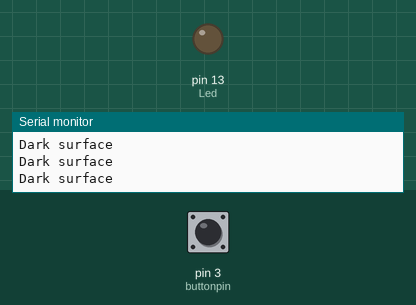
A sketch run on a simulated Arduino Uno, built with avr-gcc and run on an emulated ATmega328P. On the bench: output pins drawn as LEDs (lit = HIGH), the last lines printed to the serial monitor. Inputs (shaded band) come from the test bench; at power-on: pin 3 (buttonpin) LOW.

Above: at 1.2 s.
1.3 s: pin 3 (buttonpin) pulled HIGH for 0.15 s
At 1.4 s:
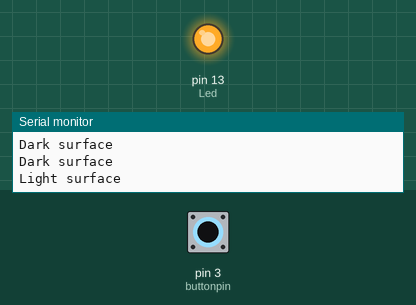
3.0 s: pin 3 (buttonpin) pulled HIGH for 3.2 s
At 7.3 s:
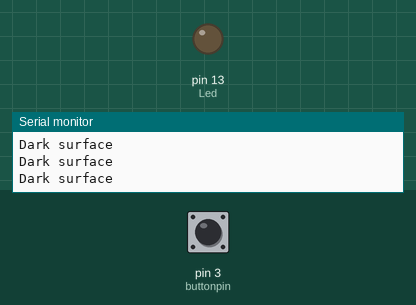
Timing chart, 0 to 8.8 s (numbered marks = the images above; inputs shaded):
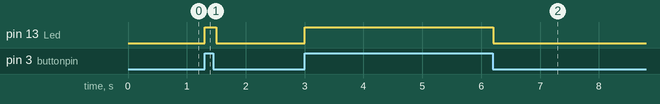

The sketch:

lesson_24_line_tracking.ino
```cpp
// Line tracking - OUT pin → D3, LED on D13
// OUT goes LOW when black surface (less IR reflection)
int Led = 13;
int buttonpin = 3;
int val;

void setup() {
  pinMode(Led, OUTPUT);
  pinMode(buttonpin, INPUT);
  Serial.begin(9600);
}

void loop() {
  val = digitalRead(buttonpin);
  if (val == HIGH) {
    digitalWrite(Led, HIGH);
    Serial.println("Light surface");
  } else {
    digitalWrite(Led, LOW);
    Serial.println("Dark surface");
  }
  delay(100);
}
```

Measured:
- after the input at 1.3 s, pin 13 (Led): LOW → HIGH at once, → LOW 0.20 s later
- after the input at 3.0 s, pin 13 (Led): LOW → HIGH at once, → LOW 3.2 s later
